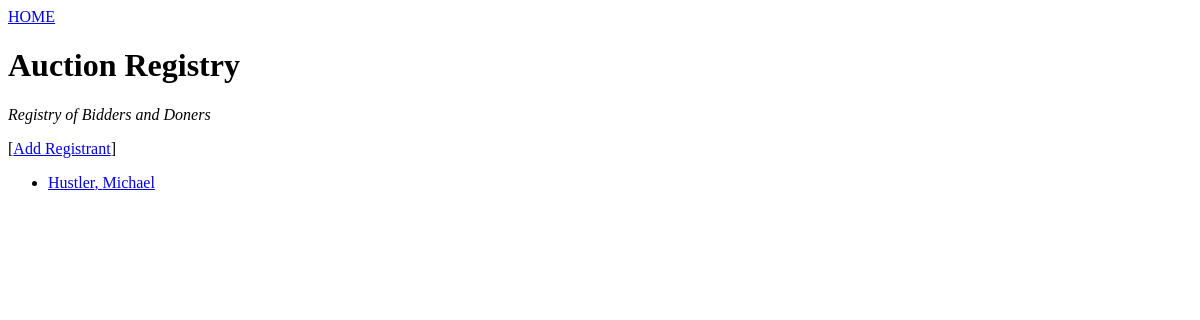
Page /auction/registry/ on the earlier database version.
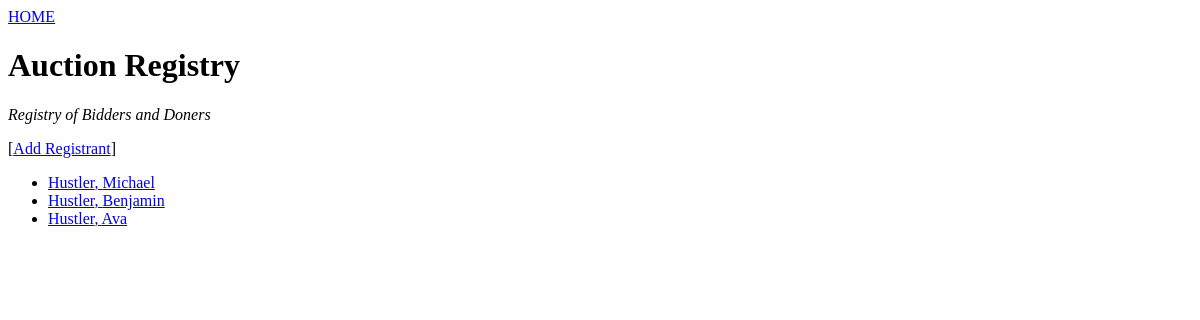
Same page on the later database version.
### bidRecorder/models.py (models this page shows, shortened)
class Registrant(models.Model):
    first_name = models.CharField(max_length=50)
    last_name = models.CharField(max_length=50)
    street = models.CharField(max_length=50)
    city = models.CharField(max_length=50)
    prov = models.CharField(max_length=50)
    pc = models.CharField(max_length=9)
    class Meta:
        ordering = ('last_name','first_name',)

### bidRecorder/views.py (the view)
def listRegistrants(request):
    registry = Registrant.objects.order_by('last_name')
    context = {
        'registry': registry,
    }
    return render(request, 'bidRecorder/registry.html', context)

### bidRecorder/templates/bidRecorder/registry.html
<a href="/auction/">HOME</a>
<p>
<h1>Auction Registry</h1>
<i>Registry of Bidders and Doners</i>
<p>
[<a href="{% url 'newRegistrantDetail' %}">Add Registrant</a>]<br>
<p>
{% if registry %}
    <ul>
    {% for registrant in registry %}
        <li><a href="/auction/registrant/{{ registrant.id }}/">{{ registrant.last_name }}, {{ registrant.first_name }}</a></li>
    {% endfor %}
    </ul>
{% else %}
    <p>No registered people are available.</p>
{% endif %}

Differences in the rows shown:
added Registrant: last_name "Hustler", first_name "Benjamin"
added Registrant: last_name "Hustler", first_name "Ava"
